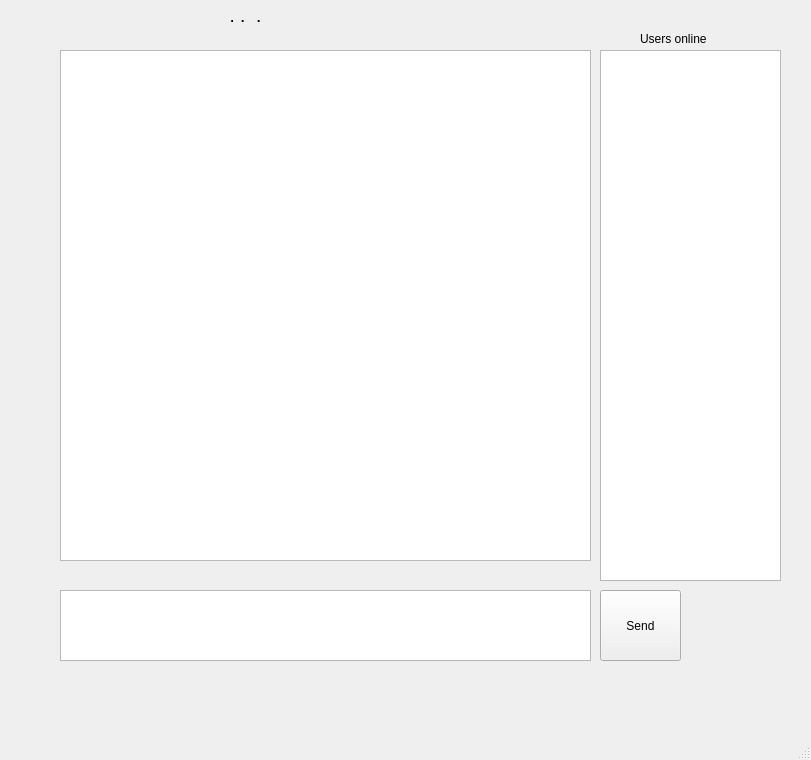
<?xml version="1.0" encoding="UTF-8"?>
<ui version="4.0">
 <class>MainWindow</class>
 <widget class="QMainWindow" name="MainWindow">
  <property name="geometry">
   <rect>
    <x>0</x>
    <y>0</y>
    <width>811</width>
    <height>760</height>
   </rect>
  </property>
  <property name="windowTitle">
   <string>MainWindow</string>
  </property>
  <widget class="QWidget" name="centralwidget">
   <widget class="QTextBrowser" name="textBrowser">
    <property name="geometry">
     <rect>
      <x>60</x>
      <y>50</y>
      <width>531</width>
      <height>511</height>
     </rect>
    </property>
   </widget>
   <widget class="QTextEdit" name="typeInput">
    <property name="geometry">
     <rect>
      <x>60</x>
      <y>590</y>
      <width>531</width>
      <height>71</height>
     </rect>
    </property>
   </widget>
   <widget class="QPushButton" name="pushButton">
    <property name="geometry">
     <rect>
      <x>600</x>
      <y>590</y>
      <width>81</width>
      <height>71</height>
     </rect>
    </property>
    <property name="text">
     <string>Send</string>
    </property>
   </widget>
   <widget class="QLabel" name="usersLabel">
    <property name="geometry">
     <rect>
      <x>640</x>
      <y>30</y>
      <width>111</width>
      <height>16</height>
     </rect>
    </property>
    <property name="text">
     <string>Users online</string>
    </property>
    <property name="alignment">
     <set>Qt::AlignBottom|Qt::AlignJustify</set>
    </property>
   </widget>
   <widget class="QLabel" name="serverLabel">
    <property name="geometry">
     <rect>
      <x>140</x>
      <y>0</y>
      <width>211</width>
      <height>31</height>
     </rect>
    </property>
    <property name="font">
     <font>
      <pointsize>14</pointsize>
     </font>
    </property>
    <property name="text">
     <string>. .  .</string>
    </property>
    <property name="alignment">
     <set>Qt::AlignCenter</set>
    </property>
   </widget>
   <widget class="QListWidget" name="listWidget">
    <property name="geometry">
     <rect>
      <x>600</x>
      <y>50</y>
      <width>181</width>
      <height>531</height>
     </rect>
    </property>
   </widget>
  </widget>
  <widget class="QMenuBar" name="menubar">
   <property name="geometry">
    <rect>
     <x>0</x>
     <y>0</y>
     <width>811</width>
     <height>22</height>
    </rect>
   </property>
  </widget>
  <widget class="QStatusBar" name="statusbar"/>
 </widget>
 <resources/>
 <connections/>
</ui>
